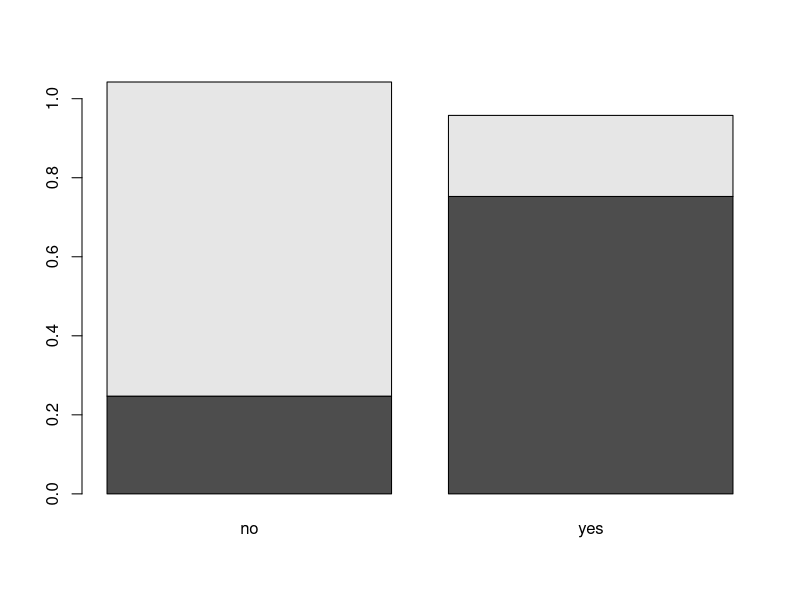
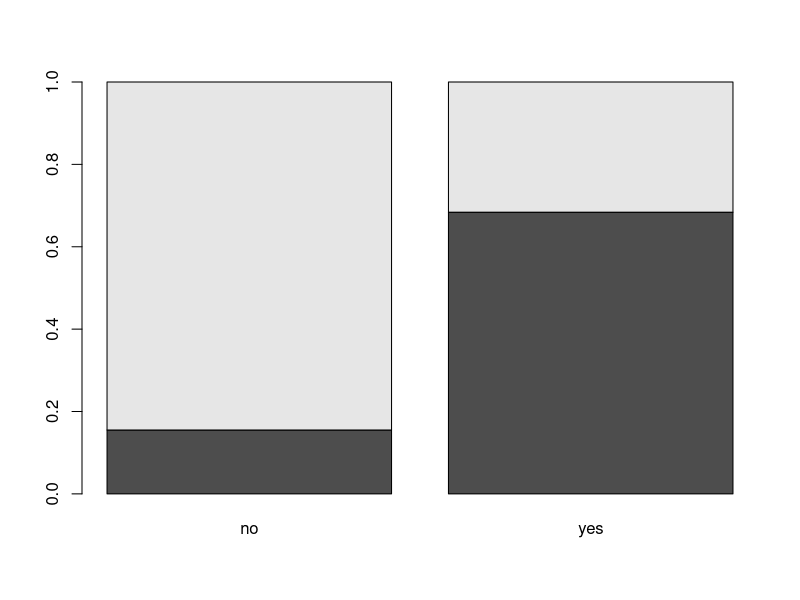
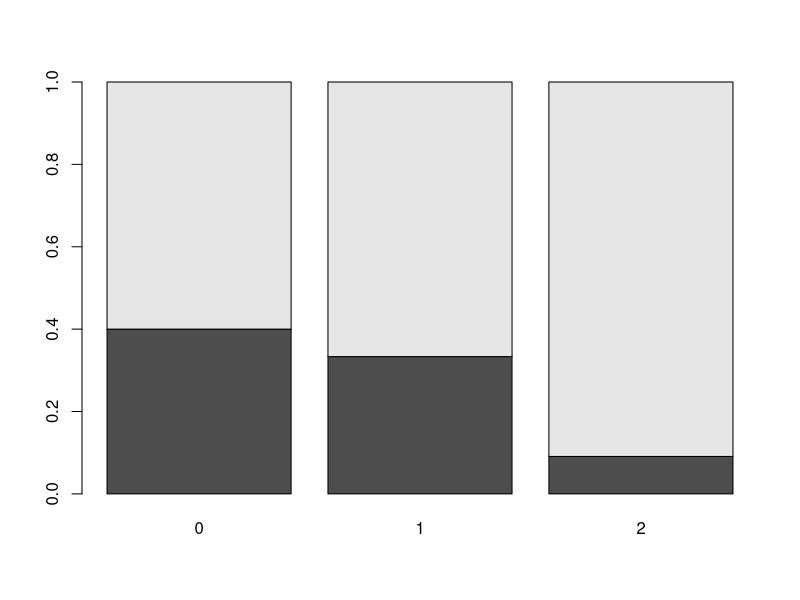
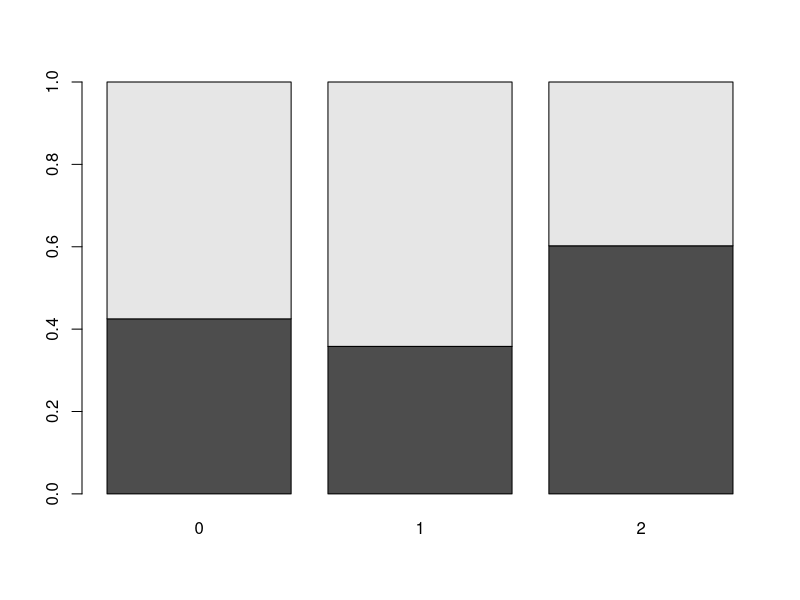
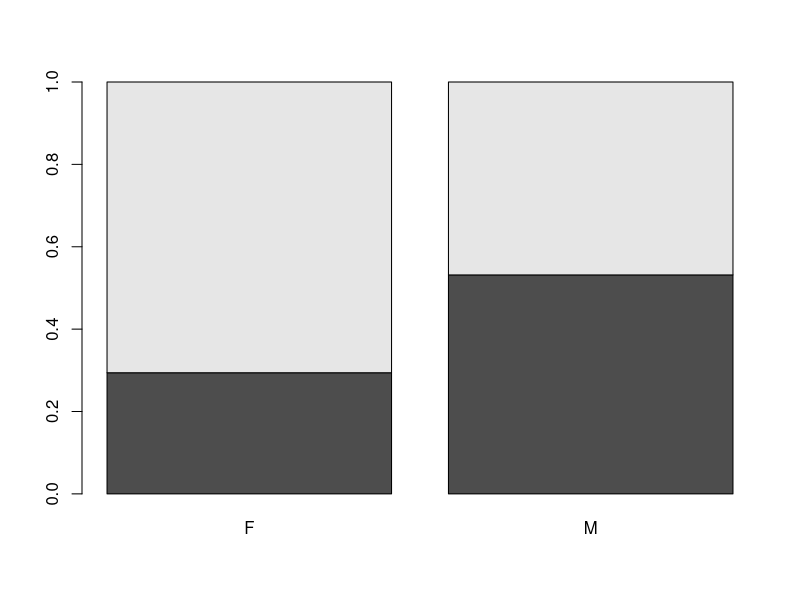

Recreate these plots in R, in order.
#---- Q.2
ME = 23; SE = 56; MNE = 67; SNE = 136
M = ME+MNE
S = SE+SNE
E = ME+SE
NE = MNE+SNE
n = M+S

#---- Q.3
D2 = n*( -1+ ME^2/(M*E) + SE^2/(S*E) + MNE^2/(M*NE) + SNE^2/(S*NE) )
D2  # 0.396

#---- Q.4
# Le degré de liberté est égal à (2-1)*(2-1) = 1
1 - pchisq(D2, df = 1)
# p-valeur = 0.53 > 0.05. On ne rejette pas H0
# Pas de dépendance significative entre risque et maladie

#---- Q.5
# a)
ta = rbind(c(ME,SE),c(MNE,SNE))
rownames(ta) = c("expose","non expose")  # noms des lignes
colnames(ta) = c("malades","sains")  # noms des colonnes
ta  # table de contingence
# b) 
chisq.test(ta, correct = F)
# On retrouve la valeur de la statistique D2, le degré de liberté et la p-valeur
chisq.test(ta)
# p-valeur = 0.62. La valeur est assez différente du calcul sans correction de continuité, 
# mais la décision du test est la même dans les deux cas

#---- Exercice 2 ----
#---- Q.1
TI = read.table("data/titanic.csv", header = TRUE, sep=";")
P = TI$pclass
S = TI$survived
G = TI$gender
A = TI$age

#---- Q.2
table(G,S)  # table de contingence
# 388 passagers étaient des femmes. 292 femmes ont survécu. 135 hommes ont survécu

#---- Q.3
prop.table(table(G,S), 1)  # parmi les femmes, 75% ont survécu
prop.table(table(G,S), 2)  # parmi les survivants, 68% étaient des femmes

#--- Q.4
barplot(prop.table(table(G,S),1))
barplot(prop.table(table(G,S),2))
# le deuxième graphe est préférable car les deux barres valent 1 au total et donc sont plus facilement comparables
# Il semble y a voir un lien entre le genre et la survie

#---- Q.5
# H0 : genre et survie sont indépendants
# H1 : genre et survie ne sont pas indépendants
chisq.test(table(G,S))
# p-valeur < 10^-16 < 0.05. On rejette (fortement) H0.
# Les variables genre et survie ne sont pas indépendantes

#---- Q.6
A10 = A<10
table(A10,S)  # table de contingence enfant et survie
# 82 passagers avaient moins de 10 ans dont 50 ont survécu
chisq.test(table(A10,S))
# p-valeur = 0.0002 < 0.05. On rejette H0
# Les chances de survie n'étaient pas les mêmes pour les enfants et les autres.

#---- Q.7
A21 = A<21
table(A21,S)  # table de contingence enfant et survie
# 249 passagers avaient moins de 21 ans dont 114 ont survécu
chisq.test(table(A21,S))
# p-valeur = 0.08 > 0.05. On ne rejette pas H0
# La différence dans les chances de survie n'est pas significative

#---- Q.8
table(P,S)  # table de contingence entre classe et survie
# 284 passagers étaient en 1ere dont 181 ont survécu.
# 370 passagers étaient en 3e dont 131 ont survécu
chisq.test(table(P,S))
# p-valeur < 10^-16 < 0.05. On rejette H0.
# Les chances de survie dépendent de la classe du passager


#---- Exercice 3 ----
#---- Q.1
BO = read.table("data/bosson.csv",header = TRUE,sep = ";")
C = BO$country
G = BO$gender

#---- Q.2
R = BO$risk
R  # risque à 6 niveaux (0 à 5)
table(G,R)  # il y a des cases dont les effectifs sont < 5. Il faut faire un regroupement de modalités

#---- Q.3
R[R>=2] = 2
R  # risque à 3 niveaux (0 à 2)
table(G,R)  # le cadre de validité du chideux est maintenant respecté

#---- Q.4
prop.table(table(G,R),1)
# plus de risque 0 parmi les femmes (31%) que parmi les hommes (15%)
# plus de risque 2 parmi les hommes (50%) que parmi les femmes (16%)
barplot(prop.table(table(G,R),2))
# Les femmes sont de moins en moins représentées à mesure que le niveau de risque augmente
chisq.test(table(G,R))
# p-valeur = 5*10-5 < 0.05. On rejette H0
# Il y a une dépendance entre le genre et le nombre de facteurs de risque

#---- Q.5
prop.table(table(C,R),1)
# plus de risque 0 parmi les Vietnamiens (21%) que parmi les Francais (17%)
# plus de risque 2 parmi les Francais (54%) que parmi les Vietnamiens (32%)
barplot(prop.table(table(C,R),2))
# Les Francais semblent beaucoup plus représentés parmi les risque 2+.
chisq.test(table(C,R))
# p-valeur = 0.005 < 0.05. On rejette H0
# Il y a une dépendance entre le pays et le nombre de facteurs de risque

#---- Q.6
prop.table(table(C,G),1)
# plus de femmes parmi les Vietnamiens (33%) que parmi les Francais (15%)
barplot(prop.table(table(C,G),2))
# La répartition du genre semble dépendre du pays
chisq.test(table(C,G))
# p-valeur = 0.005 < 0.05. On rejette H0
# Il y a une dépendance entre le pays et le genre

#---- Q.7
# Les trois variables sont dépendantes. En aucun cas, ceux ne sont des liens de causalité.


#---- Exercice bonus ----
distrib.et.test <- function(X,Y,alpha=0.05)
  # Ici, on utilise les fonctions natives pour les distributions conditionnelles, mais on implémente le calcul de la statistique D2
{
  tab = table(X,Y)
  n = sum(tab)
  q = nrow(tab)
  r = ncol(tab)
  sum = 0
  for (i in 1:q)
  {
    for (j in 1:r)
    {
      sum = sum + tab[i,j]^2/(sum(tab[i,])*sum(tab[,j]))
    }
  }
  D2 = n*(-1+sum) # pour vérifier, on peut comparer la valeur D2 avec la valeur renvoyée par chisq.test(tab, correct=F)$stat
  z = qchisq(1-alpha, df = (q-1)*(r-1))
  decision = ifelse(D2>z, "Le test rejette l'indépendance", "Le test ne rejette pas l'indépendance")
  return(list(distrib.X.sachant.Y = prop.table(table(X,Y), 2), distrib.Y.sachant.X = prop.table(table(X,Y), 1), decision.test = decision))
}
